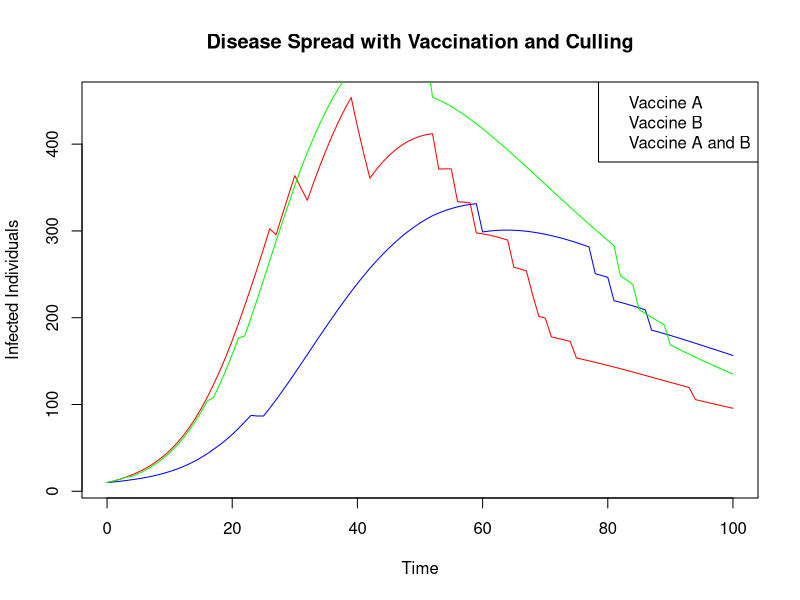
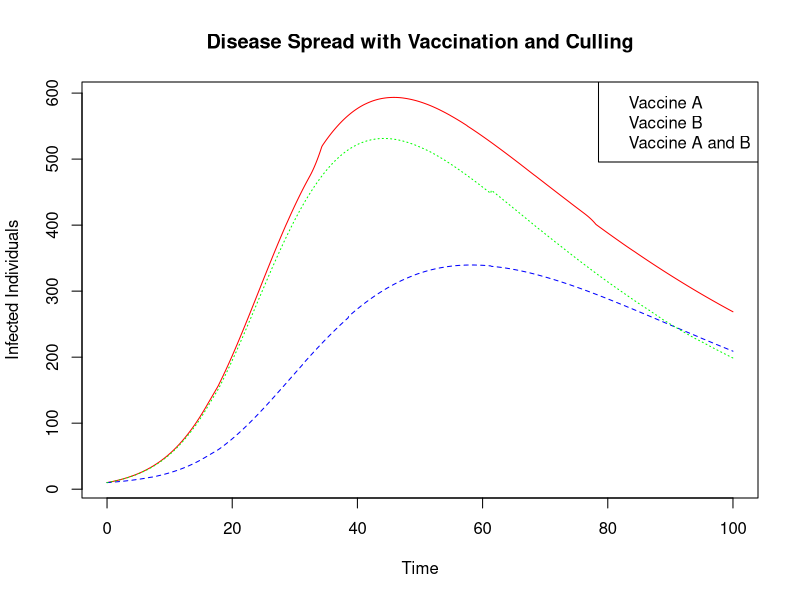

These charts were generated, in order, by the following R code:
## ---- chunk 1
# Define parameters
beta_0 <- 0.2  # Baseline transmission rate
beta_A <- 0.1  # Transmission reduction due to vaccine A
beta_B <- 0.15  # Transmission reduction due to vaccine B
gamma_A <- 0.02   # Recovery rate for vaccine A
gamma_B <- 0.03   # Recovery rate for vaccine B
gamma_AB <- 0.025  # Recovery rate for both vaccines
gamma_0 <- 0.015  # Baseline recovery rate
p_culling <- 0.1  # Probability of culling infected individuals
c <- 0.1  # Rate of culling

# Initial conditions
S <- 1000  # Initial number of susceptible individuals
I <- 10    # Initial number of infected individuals

# Time parameters
t <- seq(0, 100, by = 1)  # Time steps

# Initialize storage for results
S_A <- numeric(length(t))
S_B <- numeric(length(t))
S_AB <- numeric(length(t))
I_A <- numeric(length(t))
I_B <- numeric(length(t))
I_AB <- numeric(length(t))
R_A <- numeric(length(t))
R_B <- numeric(length(t))
R_AB <- numeric(length(t))
R <- numeric(length(t))

# Set initial conditions
S_A[1] <- S
S_B[1] <- S
S_AB[1] <- S
I_A[1] <- I
I_B[1] <- I
I_AB[1] <- I
R_A[1] <- 0
R_B[1] <- 0
R_AB[1] <- 0
R[1] <- 0

# Simulate disease spread over time
for (i in 2:length(t)) {
  # Calculate transmission rates with vaccine effects
  beta_A_effective <- beta_0 - beta_A
  beta_B_effective <- beta_0 - beta_B
 
  # Susceptible equations
  dS_A <- -beta_A_effective * S_A[i - 1] * (I_A[i - 1] + I_AB[i - 1]) / (S_A[i - 1] + I_A[i - 1] + I_AB[i - 1] + R_A[i - 1])
  dS_B <- -beta_B_effective * S_B[i - 1] * (I_B[i - 1] + I_AB[i - 1]) / (S_B[i - 1] + I_B[i - 1] + I_AB[i - 1] + R_B[i - 1])
  dS_AB <- -beta_A_effective * S_AB[i - 1] * (I_A[i - 1] + I_AB[i - 1]) / (S_AB[i - 1] + I_A[i - 1] + I_AB[i - 1] + R_AB[i - 1])
 
  # Infected equations with random culling
  culling_A <- ifelse(runif(1) < p_culling, c * I_A[i - 1], 0)
  culling_B <- ifelse(runif(1) < p_culling, c * I_B[i - 1], 0)
  culling_AB <- ifelse(runif(1) < p_culling, c * I_AB[i - 1], 0)
 
  dI_A <- beta_A_effective * S_A[i - 1] * (I_A[i - 1] + I_AB[i - 1]) / (S_A[i - 1] + I_A[i - 1] + I_AB[i - 1] + R_A[i - 1]) - gamma_A * I_A[i - 1] - culling_A
  dI_B <- beta_B_effective * S_B[i - 1] * (I_B[i - 1] + I_AB[i - 1]) / (S_B[i - 1] + I_B[i - 1] + I_AB[i - 1] + R_B[i - 1]) - gamma_B * I_B[i - 1] - culling_B
  dI_AB <- beta_A_effective * S_AB[i - 1] * (I_A[i - 1] + I_AB[i - 1]) / (S_AB[i - 1] + I_A[i - 1] + I_AB[i - 1] + R_AB[i - 1]) - gamma_AB * I_AB[i - 1] - culling_AB
 
  # Infected equations without culling
  dI_A_no_culling <- beta_A_effective * S_A[i - 1] * (I_A[i - 1] + I_AB[i - 1]) / (S_A[i - 1] + I_A[i - 1] + I_AB[i - 1] + R_A[i - 1]) - gamma_A * I_A[i - 1]
  dI_B_no_culling <- beta_B_effective * S_B[i - 1] * (I_B[i - 1] + I_AB[i - 1]) / (S_B[i - 1] + I_B[i - 1] + I_AB[i - 1] + R_B[i - 1]) - gamma_B * I_B[i - 1]
  dI_AB_no_culling <- beta_A_effective * S_AB[i - 1] * (I_A[i - 1] + I_AB[i - 1]) / (S_AB[i - 1] + I_A[i - 1] + I_AB[i - 1] + R_AB[i - 1]) - gamma_AB * I_AB[i - 1]
 
  # Recovery equations
  dR_A <- gamma_A * I_A[i - 1] 
  dR_B <- gamma_B * I_B[i - 1] 
  dR_AB <- gamma_AB * I_AB[i - 1] 
 
  # Update compartments
  S_A[i] <- S_A[i - 1] + dS_A
  S_B[i] <- S_B[i - 1] + dS_B
  S_AB[i] <- S_AB[i - 1] + dS_AB
  I_A[i] <- I_A[i - 1] + dI_A
  I_B[i] <- I_B[i - 1] + dI_B
  I_AB[i] <- I_AB[i - 1] + dI_AB
  R_A[i] <- R_A[i - 1] + dR_A
  R_B[i] <- R_B[i - 1] + dR_B
  R_AB[i] <- R_AB[i - 1] + dR_AB
 
  # Calculate the total recovered individuals without distinguishing between vaccines
  R[i] <- R_A[i] + R_B[i] + R_AB[i]
}

# Plot the results (example)
plot(t, I_A, type = "l", col = "red", xlab = "Time", ylab = "Infected Individuals",
     main = "Disease Spread with Vaccination and Culling")
lines(t, I_B, col = "blue")
lines(t, I_AB, col = "green")
legend("topright", legend = c("Vaccine A", "Vaccine B", "Vaccine A and B"),
       col = c("red", "blue", "green"))
## ---- chunk 2
# Install and load the deSolve package if not already installed
if (!require(deSolve)) install.packages("deSolve", dependencies=TRUE)
library(deSolve)

# Define parameters
parameters <- c(beta_0 = 0.2, beta_A = 0.1, beta_B = 0.15, gamma_A = 0.02, 
                gamma_B = 0.03, gamma_AB = 0.025, gamma_0 = 0.015,
                p_culling = 0.1, c = 0.1)

# Initial conditions
initial_conditions <- c(S_A = 1000, S_B = 1000, S_AB = 1000, 
                         I_A = 10, I_B = 10, I_AB = 10, 
                         R_A = 0, R_B = 0, R_AB = 0)

# Time parameters
times <- seq(0, 100, by = 0.1)

# Define the differential equation system
disease_model <- function(time, state, parameters) {
  with(as.list(c(state, parameters)), {
    beta_A_effective <- beta_0 - beta_A
    beta_B_effective <- beta_0 - beta_B
    
    dS_A <- -beta_A_effective * S_A * (I_A + I_AB) / (S_A + I_A + I_AB + R_A)
    dS_B <- -beta_B_effective * S_B * (I_B + I_AB) / (S_B + I_B + I_AB + R_B)
    dS_AB <- -beta_A_effective * S_AB * (I_A + I_AB) / (S_AB + I_A + I_AB + R_AB)
    
    culling_A <- ifelse(runif(1) < p_culling, c * I_A, 0)
    culling_B <- ifelse(runif(1) < p_culling, c * I_B, 0)
    culling_AB <- ifelse(runif(1) < p_culling, c * I_AB, 0)
    
    dI_A <- beta_A_effective * S_A * (I_A + I_AB) / (S_A + I_A + I_AB + R_A) - gamma_A * I_A - culling_A
    dI_B <- beta_B_effective * S_B * (I_B + I_AB) / (S_B + I_B + I_AB + R_B) - gamma_B * I_B - culling_B
    dI_AB <- beta_A_effective * S_AB * (I_A + I_AB) / (S_AB + I_A + I_AB + R_AB) - gamma_AB * I_AB - culling_AB
    
    dR_A <- gamma_A * I_A
    dR_B <- gamma_B * I_B
    dR_AB <- gamma_AB * I_AB
    
    return(list(c(dS_A, dS_B, dS_AB, dI_A, dI_B, dI_AB, dR_A, dR_B, dR_AB)))
  })
}

# Solve the differential equation system
out <- ode(y = initial_conditions, times = times, func = disease_model, parms = parameters)

# Plot the results
matplot(out[, "time"], out[, c("I_A", "I_B", "I_AB")], type = "l", 
        col = c("red", "blue", "green"), xlab = "Time", ylab = "Infected Individuals",
        main = "Disease Spread with Vaccination and Culling")
legend("topright", legend = c("Vaccine A", "Vaccine B", "Vaccine A and B"),
       col = c("red", "blue", "green"))
